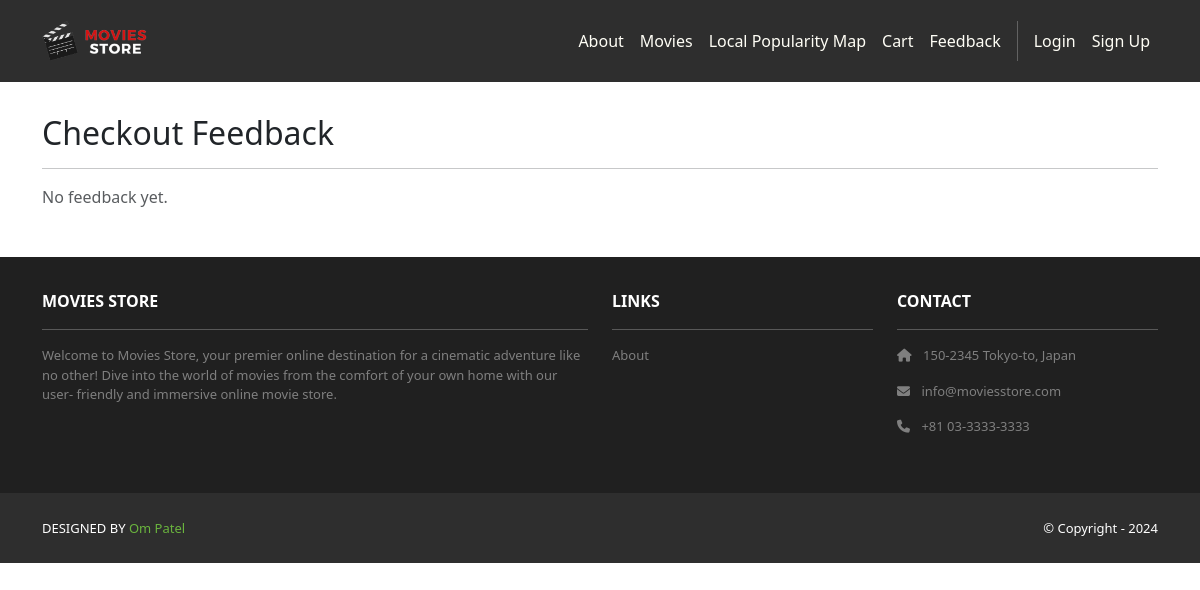
/cart/feedbacks/, run on an earlier commit of the app's database.
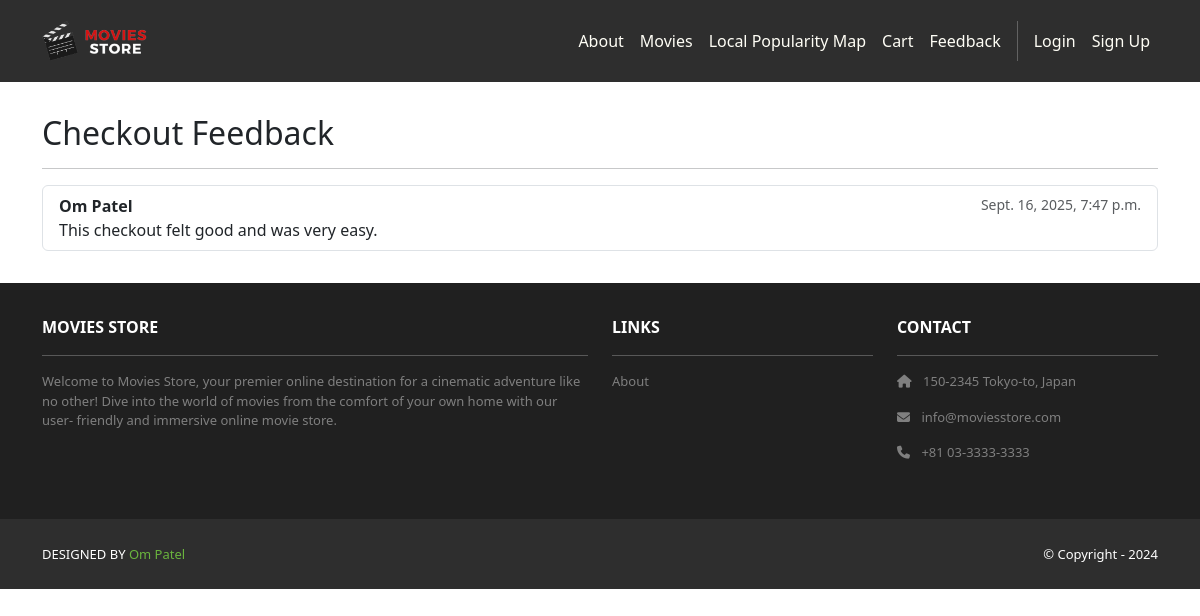
And on a later commit of the database.
### cart/models.py (models this page shows, shortened)
class CheckoutFeedback(models.Model):
    id = models.AutoField(primary_key=True)
    name = models.CharField(max_length=100, blank=True)
    comment = models.CharField(max_length=255)
    date = models.DateTimeField(auto_now_add=True)

### cart/views.py (the view)
# urls.py: path('feedbacks/', views.feedback_list, name='cart.feedback_list'),
def feedback_list(request):
	feedbacks = CheckoutFeedback.objects.order_by('-date')
	template_data = {}
	template_data['title'] = 'Checkout Feedback'
	template_data['feedbacks'] = feedbacks
	return render(request, 'cart/feedback_list.html', {'template_data': template_data})

### cart/templates/cart/feedback_list.html
{% extends 'base.html' %}
{% block content %}
<div class="p-3">
  <div class="container">
    <div class="row mt-3">
      <div class="col mx-auto mb-3">
        <h2>Checkout Feedback</h2>
        <hr />
        {% if template_data.feedbacks %}
          <ul class="list-group">
            {% for f in template_data.feedbacks %}
              <li class="list-group-item">
                <div class="d-flex justify-content-between">
                  <b>{{ f.name|default:"Anonymous" }}</b>
                  <small class="text-muted">{{ f.date }}</small>
                </div>
                <div>{{ f.comment }}</div>
              </li>
            {% endfor %}
          </ul>
        {% else %}
          <p class="text-muted">No feedback yet.</p>
        {% endif %}
      </div>
    </div>
  </div>
</div>
{% endblock content %}

What changed in the data, as far as the page shows it:
added CheckoutFeedback: name "Om Patel", date "Sept. 16, 2025, 7:47 p.m.", comment "This checkout felt good and was very easy."
Also different on the page:
text no longer shown: "No feedback yet."
